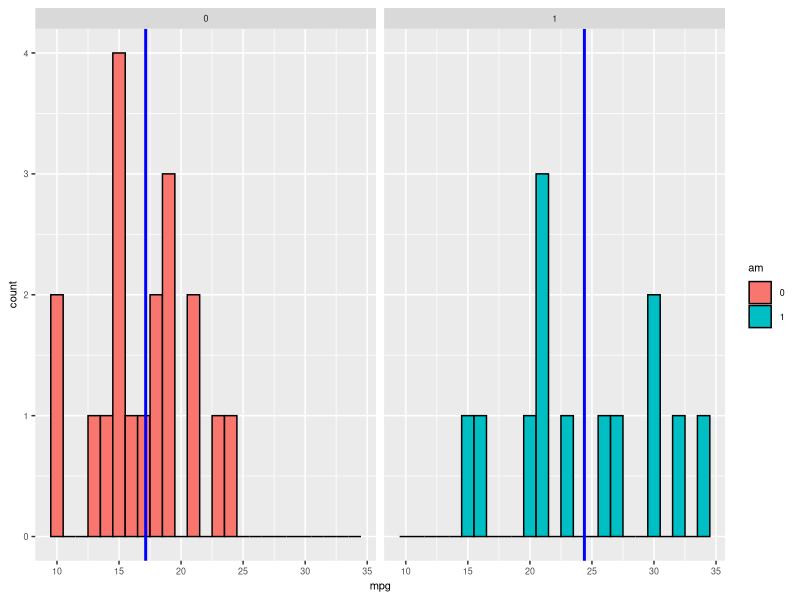
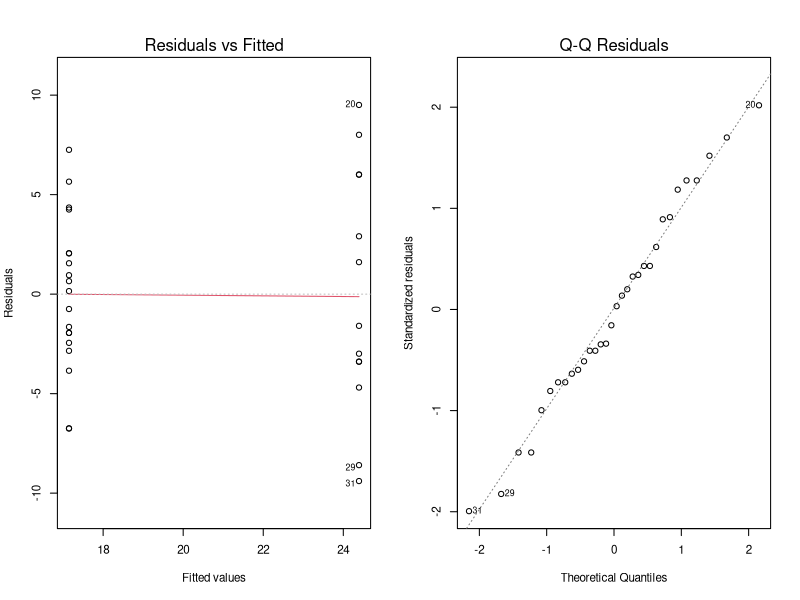
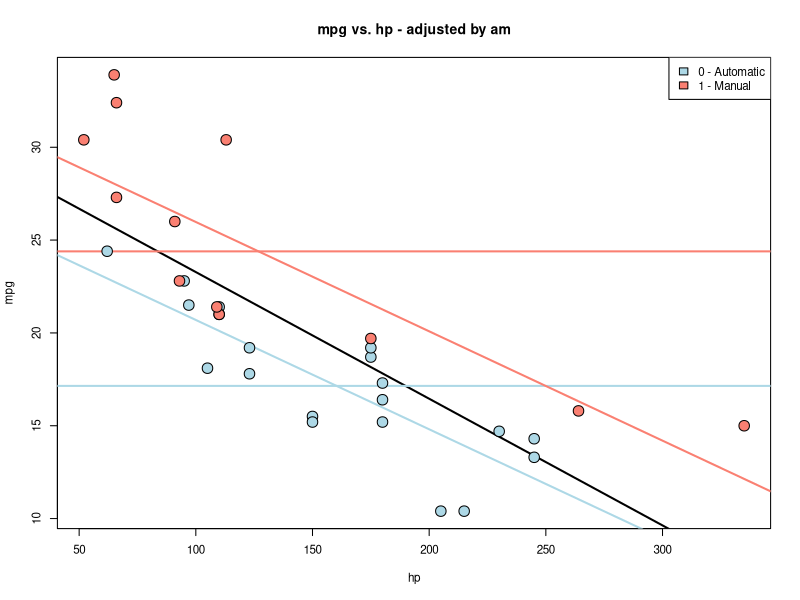
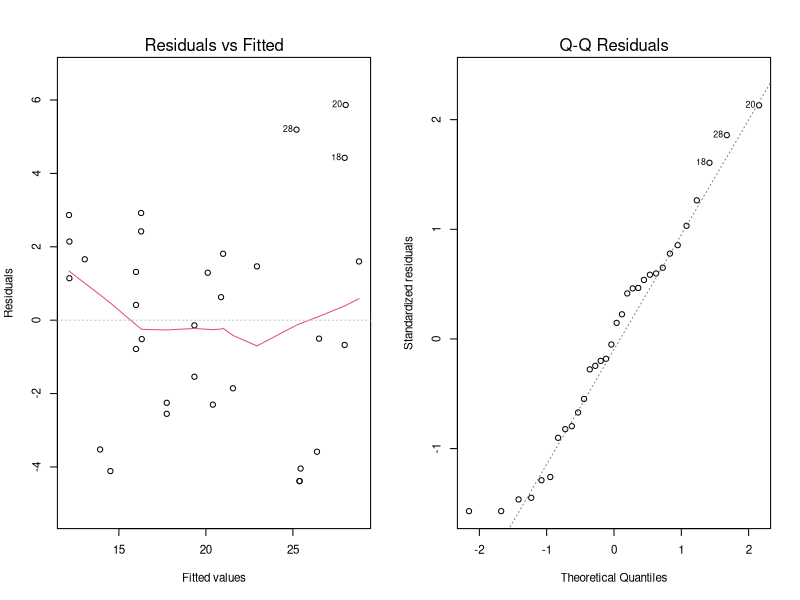

The R script that drew these images, in order:
## ---- chunk 1
Sys.setlocale("LC_ALL", "C")
require(dplyr)
require("datasets")
data("mtcars")

mpg <- mtcars$mpg
am <- as.factor(mtcars$am)
hp <- mtcars$hp

mtcars_0 <- filter(mtcars, am == 0)
mtcars_1 <- filter(mtcars, am == 1)

mpg_avg_0 <- mean(mtcars_0$mpg)
mpg_avg_1 <- mean(mtcars_1$mpg)

fit_a <- lm(mpg ~ am)
fit_b <- lm(mpg ~ am + hp)

#Using model b for fitting the model
coeff_fit <- summary(fit_b)$coefficient
ci_95_beta0 <- coeff_fit[1,1] + c(-1,1) * qt(.975, df = fit_b$df) * coeff_fit[1,2] 
ci_95_beta1 <- coeff_fit[2,1] + c(-1,1) * qt(.975, df = fit_b$df) * coeff_fit[2,2] 

## ---- chunk 2
summary(fit_a)$coefficient
## ---- chunk 3
anova(fit_a, fit_b)
## ---- chunk 4
coeff_fit
## ---- chunk 5
require(ggplot2)
require(dplyr)

data_0 <- data.frame(mpg = mpg, am = as.factor(am))
data_1 <- data.frame(am = c("0", "1"), mean = c(mpg_avg_0, mpg_avg_1))

g <- ggplot(data_0, aes(x = mpg, fill = am)) +  theme(text = element_text(size=8))
g <- g + geom_histogram(colour = "black", binwidth=1)
g <- g + facet_grid(. ~ am)
g <- g + geom_vline(data = data_1, aes(xintercept = mean), lwd = 1, col="blue")
g

## ---- chunk 6
par(mfrow = c(1,2), cex=0.7)
plot(fit_a, which = c(1,2))
## ---- chunk 7
par(mfrow = c(1,1), cex=0.7)

plot(hp, mpg, type="n")
abline(lm(mpg ~ hp), lwd = 2)
fit <- lm(mpg ~ hp + am)
abline(coef(fit)[1], coef(fit)[2], lwd = 2, col="lightblue" )
abline(h = mean(mtcars_0$mpg), lwd = 2, col="lightblue")
abline(coef(fit)[1] + coef(fit)[3], coef(fit)[2], lwd = 2, col="salmon")
abline(h = mean(mtcars_1$mpg), lwd = 2, col="salmon")
points(mtcars_0$hp, mtcars_0$mpg, pch = 21, col = "black", bg = "lightblue", cex = 2)
points(mtcars_1$hp, mtcars_1$mpg, pch = 21, col = "black", bg = "salmon", cex = 2)
legend("topright", legend = c("0 - Automatic", "1 - Manual"), col = c("lightblue", "salmon"), fill = c("lightblue", "salmon"))
title("mpg vs. hp - adjusted by am")
## ---- chunk 8
par(mfrow = c(1,2), cex=0.7)
plot(fit_b, which = c(1,2))
## ---- chunk 9
coeff_fita <- summary(fit_a)$coefficient
cia_95_beta0 <- coeff_fita[1,1] + c(-1,1) * qt(.975, df = fit_a$df) * coeff_fita[1,2] 
cia_95_beta1 <- coeff_fita[2,1] + c(-1,1) * qt(.975, df = fit_a$df) * coeff_fita[2,2] 
coeff_fita
